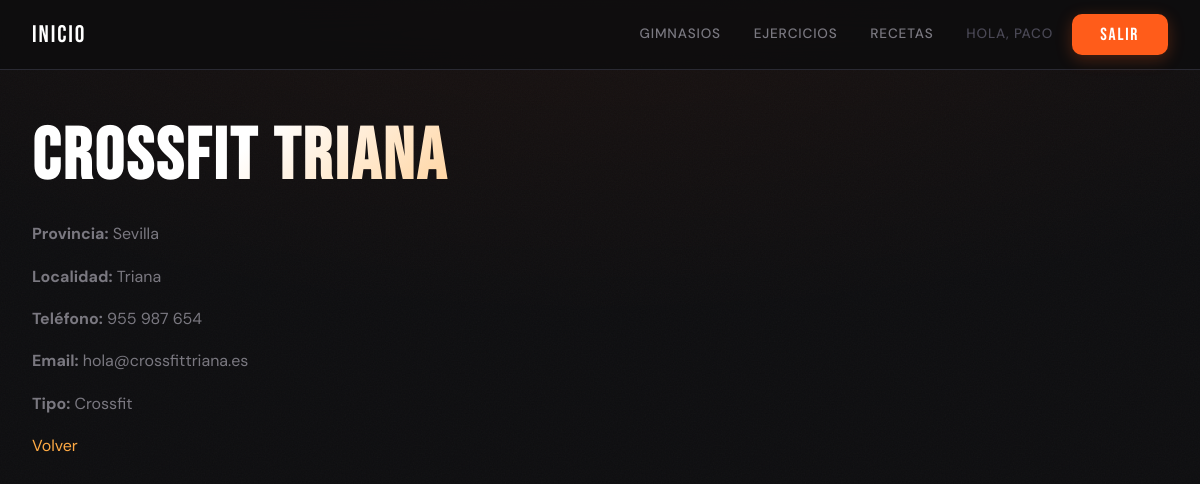
/gimnasios/2/ (signed in), run on the app's committed database.
### usuarios/models.py (models this page shows, shortened)
class Usuario(AbstractUser):
    apellido2 = models.CharField(max_length=150, blank=True)
    telefono = models.CharField(max_length=20, blank=True)
    fecha_nacimiento = models.DateField(null=True, blank=True)

### gimnasios/models.py (models this page shows, shortened)
class Gimnasio(models.Model):
    nombre = models.CharField(max_length=100)
    telefono = models.CharField(max_length=20, blank=True)
    email = models.EmailField(blank=True)
    provincia = models.CharField(max_length=20)
    localidad = models.CharField(max_length=20)
    url = models.URLField()
    tipo_gimnasio = models.ForeignKey(
        TipoGimnasio,
        on_delete=models.SET_NULL,
        null=True,
        related_name="gimnasios"
    )

class TipoGimnasio(models.Model):
    nombre = models.CharField(max_length=100)
    def __str__(self):
        return self.nombre

### gimnasios/views.py (the view)
# urls.py: path("<int:pk>/", GimnasioDetailView.as_view(), name="detalle_gimnasio"),
class GimnasioDetailView(DetailView):
    model = Gimnasio
    template_name = "gimnasios/detalle.html"
    context_object_name = "gimnasio"

### templates/gimnasios/detalle.html (shortened to what this page needs)
{% extends "base.html" %}
{% block content %}
<h1>{{ gimnasio.nombre }}</h1>
<p><strong>Provincia:</strong> {{ gimnasio.provincia }}</p>
<p><strong>Localidad:</strong> {{ gimnasio.localidad }}</p>
<p><strong>Teléfono:</strong> {{ gimnasio.telefono }}</p>
<p><strong>Email:</strong> {{ gimnasio.email }}</p>
<p><strong>Tipo:</strong> {{ gimnasio.tipo_gimnasio }}</p>
<a href="{% url 'gimnasios:lista_gimnasios' %}">Volver</a>
{% endblock %}

### templates/base.html (shortened to what this page needs)
{% load static %}
<!DOCTYPE html>
<html lang="es">
<head>
    <link rel="stylesheet" href="{% static 'css/style.css' %}">
</head>
<body>
<header>
    <nav>
        <a href="/">Inicio</a>
        <a href="/gimnasios/">Gimnasios</a>
        <a href="/ejercicio/">Ejercicios</a>
        <a href="/receta/">Recetas</a>
        {% if user.is_authenticated %}
            <span>Hola, {{ user.username }}</span>
            <form method="POST" action="/logout/" style="display:inline">
                <button type="submit" class="nav-logout-btn">Salir</button>
            </form>
        {% else %}
            <a href="/login/">Entrar</a>
        {% endif %}
    </nav>
</header>
<main>
    {% block content %}
    {% endblock %}
</main>
</body>
</html>

### static/css/style.css (style rules this page uses)
:root { --bg: #0d0d0f; --surface: #141418; --surface-2: #1c1c22; --border: #2a2a33; --fire: #ff5c1a; --fire-glow: #ff5c1a44; --fire-dim: #c94510; --ember: #ffaa44; --text: #e8e6e0; --text-muted: #7a7880; --text-dim: #4a4855; --white: #ffffff; --font-display: 'Bebas Neue', sans-serif; --font-body: 'DM Sans', sans-serif; --radius: 10px; --radius-lg: 18px; --transition: 0.25s cubic-bezier(0.4, 0, 0.2, 1); }
*, *::before, *::after { box-sizing: border-box; margin: 0; padding: 0; }
html { scroll-behavior: smooth; font-size: 16px; }
body { background-color: var(--bg); color: var(--text); font-family: var(--font-body); font-weight: 400; line-height: 1.65; min-height: 100vh; }
h1, h2, h3, h4 { font-family: var(--font-display); letter-spacing: 0.04em; line-height: 1.1; color: var(--white); }
h1 { font-size: clamp(2.6rem, 6vw, 4.5rem); background: linear-gradient(135deg, #fff 20%, var(--ember) 60%, var(--fire) 100%); -webkit-background-clip: text; -webkit-text-fill-color: transparent; background-clip: text; margin-bottom: 1.5rem; animation: fadeUp 0.6s ease both; }
p { color: var(--text-muted); margin-bottom: 1rem; }
a { color: var(--ember); text-decoration: none; transition: color var(--transition); }
header { position: sticky; top: 0; z-index: 100; background: rgba(13, 13, 15, 0.85); backdrop-filter: blur(20px) saturate(1.6); -webkit-backdrop-filter: blur(20px) saturate(1.6); border-bottom: 1px solid var(--border); }
nav { display: flex; align-items: center; gap: 0.25rem; max-width: 1200px; margin: 0 auto; padding: 0.85rem 2rem; }
nav > a:first-child { font-family: var(--font-display); font-size: 1.5rem; letter-spacing: 0.08em; color: var(--white); margin-right: auto; position: relative; }
nav > a:first-child::after { content: ''; position: absolute; left: 0; right: 0; bottom: -3px; height: 2px; background: var(--fire); transform: scaleX(0); transform-origin: left; transition: transform var(--transition); }
nav > a:not(:first-child), nav > span { font-size: 0.85rem; font-weight: 500; letter-spacing: 0.06em; text-transform: uppercase; color: var(--text-muted); padding: 0.45rem 0.9rem; border-radius: var(--radius); transition: color var(--transition), background var(--transition); }
nav > span { color: var(--text-dim); cursor: default; }
main { max-width: 1200px; margin: 0 auto; padding: 3rem 2rem 6rem; animation: fadeUp 0.5s 0.1s ease both; }
button[type="submit"], .btn { font-family: var(--font-display); font-size: 1.1rem; letter-spacing: 0.1em; color: var(--white); background: var(--fire); border: none; border-radius: var(--radius); padding: 0.65rem 1.8rem; cursor: pointer; transition: background var(--transition), transform var(--transition), box-shadow var(--transition); box-shadow: 0 4px 16px var(--fire-glow); white-space: nowrap; }

### data on the page
Usuario: username "PACO"
Gimnasio: nombre "CrossFit Triana", provincia "Sevilla", localidad "Triana", telefono "955 987 654", email "hola@crossfittriana.es", tipo_gimnasio "Crossfit"
